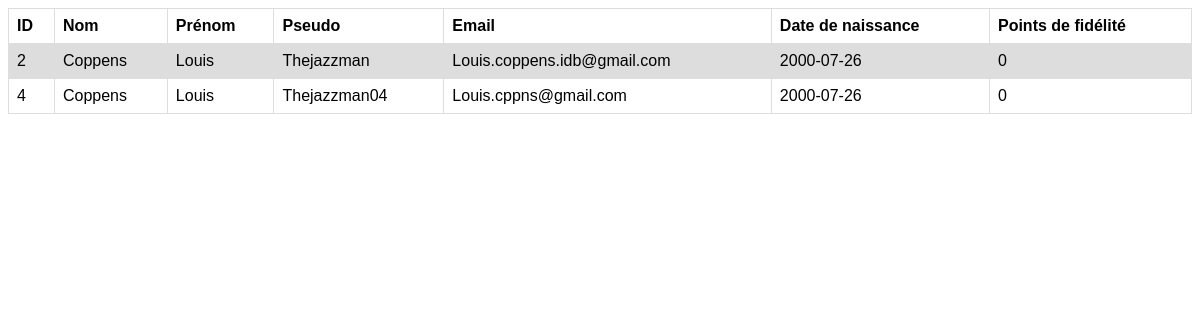
/model/user_tab.php, run on the app's committed database.
### tables this page shows
CREATE TABLE `user_tab` (
  `id_user` int(11) NOT NULL,
  `nom_user` varchar(25) DEFAULT NULL,
  `prenom_user` varchar(50) DEFAULT NULL,
  `pseudo_user` varchar(50) DEFAULT NULL,
  `password_user` varchar(60) DEFAULT NULL,
  `mail_user` varchar(100) DEFAULT NULL,
  `date_naissance_user` date DEFAULT NULL,
  `fidelite_user` int(11) DEFAULT 0
);

### model/user_tab.php (the view, shortened to what this page needs)
<?php
include('connection.php');
$query = "SELECT * FROM user_tab";
$stmt = $db->prepare($query);
$stmt->execute();
$result = $stmt->fetchAll();
if (count($result) > 0) {
  echo "<table>";
  echo "<tr>";
  echo "<th>ID</th>";
  echo "<th>Nom</th>";
  echo "<th>Prénom</th>";
  echo "<th>Pseudo</th>";
  echo "<th>Email</th>";
  echo "<th>Date de naissance</th>";
  echo "<th>Points de fidélité</th>";
  echo "</tr>";
  foreach ($result as $row) {
    echo "<tr>";
    echo "<td>" . $row["id_user"] . "</td>";
    echo "<td>" . $row["nom_user"] . "</td>";
    echo "<td>" . $row["prenom_user"] . "</td>";
    echo "<td>" . $row["pseudo_user"] . "</td>";
    echo "<td>" . $row["mail_user"] . "</td>";
    echo "<td>" . $row["date_naissance_user"] . "</td>";
    echo "<td>" . $row["fidelite_user"] . "</td>";
    echo "</tr>";
    }
    echo "</table>";
    } else {
    echo "Aucun enregistrement trouvé";
    }
?>

### model/user_tab.php (style rules this page uses)
table { font-family: arial, sans-serif; border-collapse: collapse; width: 100%; }
td, th { border: 1px solid #dddddd; text-align: left; padding: 8px; }
tr:nth-child(even) { background-color: #dddddd; }

### data on the page
user_tab: id_user "2", nom_user "Coppens", prenom_user "Louis", pseudo_user "Thejazzman", mail_user "Louis.coppens.idb@gmail.com", date_naissance_user "2000-07-26", fidelite_user "0"
user_tab: id_user "4", nom_user "Coppens", prenom_user "Louis", pseudo_user "Thejazzman04", mail_user "Louis.cppns@gmail.com", date_naissance_user "2000-07-26", fidelite_user "0"
